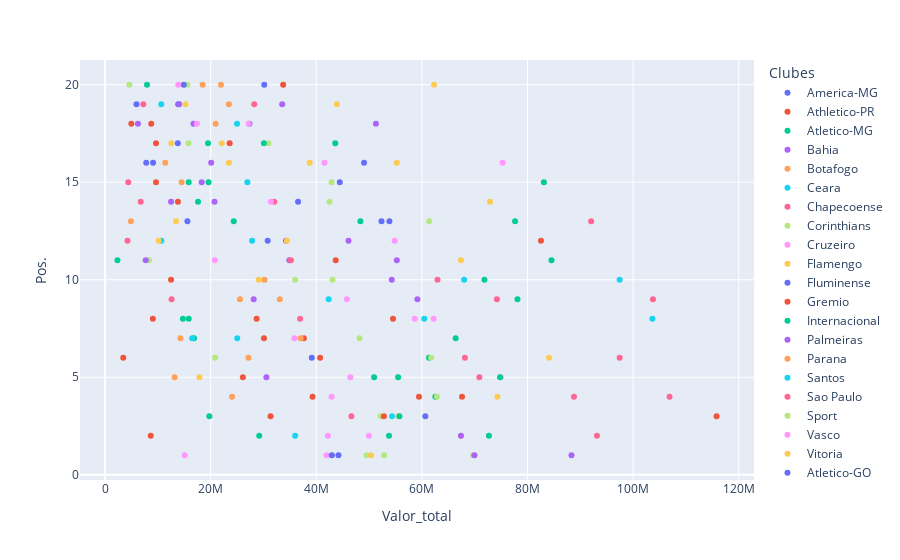

Here is the notebook cell this chart was saved with:
### Markdown cell above
### Relação entre valor do elenco e posição final

### Code cell
px.scatter(df, x='Valor_total', y='Pos.', color='Clubes' )

### Figure 1 — Plotly figure (JSON) as saved in the notebook; plotly's stock layout.template omitted (floating-point values rounded to 4 significant figures)
{"data": [{"hovertemplate": "Clubes=America-MG<br>Valor_total=%{x}<br>Pos.=%{y}<extra></extra>", "legendgroup": "America-MG", "marker": {"color": "#636efa", "symbol": "circle"}, "mode": "markers", "name": "America-MG", "orientation": "v", "showlegend": true, "type": "scatter", "x": [27350000, 30150000, 5950000], "xaxis": "x", "y": [18, 20, 19], "yaxis": "y"}, {"hovertemplate": "Clubes=Athletico-PR<br>Valor_total=%{x}<br>Pos.=%{y}<extra></extra>", "legendgroup": "Athletico-PR", "marker": {"color": "#EF553B", "symbol": "circle"}, "mode": "markers", "name": "Athletico-PR", "orientation": "v", "showlegend": true, "type": "scatter", "x": [37650000, 43680000, 40730000, 12500000, 9050000, 115800000, 23600000, 26100000, 13800000], "xaxis": "x", "y": [7, 11, 6, 10, 8, 3, 17, 5, 14], "yaxis": "y"}, {"hovertemplate": "Clubes=Atletico-MG<br>Valor_total=%{x}<br>Pos.=%{y}<extra></extra>", "legendgroup": "Atletico-MG", "marker": {"color": "#00cc96", "symbol": "circle"}, "mode": "markers", "name": "Atletico-MG", "orientation": "v", "showlegend": true, "type": "scatter", "x": [61350000, 78100000, 62550000, 53780000, 50950000, 15850000, 72700000, 83100000, 48350000, 16850000], "xaxis": "x", "y": [6, 9, 4, 2, 5, 8, 2, 15, 13, 7], "yaxis": "y"}, {"hovertemplate": "Clubes=Bahia<br>Valor_total=%{x}<br>Pos.=%{y}<extra></extra>", "legendgroup": "Bahia", "marker": {"color": "#ab63fa", "symbol": "circle"}, "mode": "markers", "name": "Bahia", "orientation": "v", "showlegend": true, "type": "scatter", "x": [34900000, 34250000, 16750000, 46100000, 18300000, 20730000], "xaxis": "x", "y": [11, 12, 18, 12, 15, 14], "yaxis": "y"}, {"hovertemplate": "Clubes=Botafogo<br>Valor_total=%{x}<br>Pos.=%{y}<extra></extra>", "legendgroup": "Botafogo", "marker": {"color": "#FFA15A", "symbol": "circle"}, "mode": "markers", "name": "Botafogo", "orientation": "v", "showlegend": true, "type": "scatter", "x": [25550000, 30200000, 13180000, 23450000, 24050000, 37050000, 33100000, 27150000, 14500000], "xaxis": "x", "y": [9, 10, 5, 19, 4, 7, 9, 6, 15], "yaxis": "y"}, {"hovertemplate": "Clubes=Ceara<br>Valor_total=%{x}<br>Pos.=%{y}<extra></extra>", "legendgroup": "Ceara", "marker": {"color": "#19d3f3", "symbol": "circle"}, "mode": "markers", "name": "Ceara", "orientation": "v", "showlegend": true, "type": "scatter", "x": [26950000, 25000000, 10650000], "xaxis": "x", "y": [15, 18, 12], "yaxis": "y"}, {"hovertemplate": "Clubes=Chapecoense<br>Valor_total=%{x}<br>Pos.=%{y}<extra></extra>", "legendgroup": "Chapecoense", "marker": {"color": "#FF6692", "symbol": "circle"}, "mode": "markers", "name": "Chapecoense", "orientation": "v", "showlegend": true, "type": "scatter", "x": [32030000, 36930000, 35200000, 6750000, 4400000], "xaxis": "x", "y": [14, 8, 11, 14, 15], "yaxis": "y"}, {"hovertemplate": "Clubes=Corinthians<br>Valor_total=%{x}<br>Pos.=%{y}<extra></extra>", "legendgroup": "Corinthians", "marker": {"color": "#B6E880", "symbol": "circle"}, "mode": "markers", "name": "Corinthians", "orientation": "v", "showlegend": true, "type": "scatter", "x": [61400000, 49500000, 48200000, 52850000, 62850000, 36000000, 61750000, 69700000, 52200000, 43080000], "xaxis": "x", "y": [13, 1, 7, 1, 4, 10, 6, 1, 3, 10], "yaxis": "y"}, {"hovertemplate": "Clubes=Cruzeiro<br>Valor_total=%{x}<br>Pos.=%{y}<extra></extra>", "legendgroup": "Cruzeiro", "marker": {"color": "#FF97FF", "symbol": "circle"}, "mode": "markers", "name": "Cruzeiro", "orientation": "v", "showlegend": true, "type": "scatter", "x": [62250000, 74930000, 54850000, 58650000, 41950000, 15100000, 45800000, 75280000, 42200000, 42900000], "xaxis": "x", "y": [8, 5, 12, 8, 1, 1, 9, 16, 2, 4], "yaxis": "y"}, {"hovertemplate": "Clubes=Flamengo<br>Valor_total=%{x}<br>Pos.=%{y}<extra></extra>", "legendgroup": "Flamengo", "marker": {"color": "#FECB52", "symbol": "circle"}, "mode": "markers", "name": "Flamengo", "orientation": "v", "showlegend": true, "type": "scatter", "x": [67380000, 84080000, 55550000, 34450000, 29100000, 55250000, 67400000, 74300000, 72900000, 50400000], "xaxis": "x", "y": [2, 6, 3, 12, 10, 16, 11, 4, 14, 1], "yaxis": "y"}, {"hovertemplate": "Clubes=Fluminense<br>Valor_total=%{x}<br>Pos.=%{y}<extra></extra>", "legendgroup": "Fluminense", "marker": {"color": "#636efa", "symbol": "circle"}, "mode": "markers", "name": "Fluminense", "orientation": "v", "showlegend": true, "type": "scatter", "x": [30800000, 36550000, 53850000, 52350000, 39150000, 44450000, 44200000, 60650000, 42950000, 49050000], "xaxis": "x", "y": [12, 14, 13, 13, 6, 15, 1, 3, 1, 16], "yaxis": "y"}, {"hovertemplate": "Clubes=Gremio<br>Valor_total=%{x}<br>Pos.=%{y}<extra></extra>", "legendgroup": "Gremio", "marker": {"color": "#EF553B", "symbol": "circle"}, "mode": "markers", "name": "Gremio", "orientation": "v", "showlegend": true, "type": "scatter", "x": [67600000, 59450000, 54530000, 31350000, 30100000, 8650000, 52800000, 82550000, 39300000, 28700000], "xaxis": "x", "y": [4, 4, 8, 3, 7, 2, 3, 12, 4, 8], "yaxis": "y"}, {"hovertemplate": "Clubes=Internacional<br>Valor_total=%{x}<br>Pos.=%{y}<extra></extra>", "legendgroup": "Internacional", "marker": {"color": "#00cc96", "symbol": "circle"}, "mode": "markers", "name": "Internacional", "orientation": "v", "showlegend": true, "type": "scatter", "x": [55750000, 43600000, 55500000, 19750000, 77650000, 71850000, 74800000, 66400000, 29200000], "xaxis": "x", "y": [3, 17, 5, 3, 13, 10, 5, 7, 2], "yaxis": "y"}, {"hovertemplate": "Clubes=Palmeiras<br>Valor_total=%{x}<br>Pos.=%{y}<extra></extra>", "legendgroup": "Palmeiras", "marker": {"color": "#ab63fa", "symbol": "circle"}, "mode": "markers", "name": "Palmeiras", "orientation": "v", "showlegend": true, "type": "scatter", "x": [88330000, 67400000, 69950000, 59150000, 20100000, 51300000, 55250000, 54300000, 30550000], "xaxis": "x", "y": [1, 2, 1, 9, 16, 18, 11, 10, 5], "yaxis": "y"}, {"hovertemplate": "Clubes=Parana<br>Valor_total=%{x}<br>Pos.=%{y}<extra></extra>", "legendgroup": "Parana", "marker": {"color": "#FFA15A", "symbol": "circle"}, "mode": "markers", "name": "Parana", "orientation": "v", "showlegend": true, "type": "scatter", "x": [18480000], "xaxis": "x", "y": [20], "yaxis": "y"}, {"hovertemplate": "Clubes=Santos<br>Valor_total=%{x}<br>Pos.=%{y}<extra></extra>", "legendgroup": "Santos", "marker": {"color": "#19d3f3", "symbol": "circle"}, "mode": "markers", "name": "Santos", "orientation": "v", "showlegend": true, "type": "scatter", "x": [68000000, 54350000, 36000000, 25030000, 42350000, 16500000, 103650000, 97450000, 60450000, 27850000], "xaxis": "x", "y": [10, 3, 2, 7, 9, 7, 8, 10, 8, 12], "yaxis": "y"}, {"hovertemplate": "Clubes=Sao Paulo<br>Valor_total=%{x}<br>Pos.=%{y}<extra></extra>", "legendgroup": "Sao Paulo", "marker": {"color": "#FF6692", "symbol": "circle"}, "mode": "markers", "name": "Sao Paulo", "orientation": "v", "showlegend": true, "type": "scatter", "x": [70880000, 92050000, 62950000, 88800000, 93150000, 103750000, 106900000, 97450000, 74200000, 46650000], "xaxis": "x", "y": [5, 13, 10, 4, 2, 9, 4, 6, 9, 3], "yaxis": "y"}, {"hovertemplate": "Clubes=Sport<br>Valor_total=%{x}<br>Pos.=%{y}<extra></extra>", "legendgroup": "Sport", "marker": {"color": "#B6E880", "symbol": "circle"}, "mode": "markers", "name": "Sport", "orientation": "v", "showlegend": true, "type": "scatter", "x": [30950000, 42900000, 42500000, 20850000, 8300000, 15800000, 15600000], "xaxis": "x", "y": [17, 15, 14, 6, 11, 17, 20], "yaxis": "y"}, {"hovertemplate": "Clubes=Vasco<br>Valor_total=%{x}<br>Pos.=%{y}<extra></extra>", "legendgroup": "Vasco", "marker": {"color": "#FF97FF", "symbol": "circle"}, "mode": "markers", "name": "Vasco", "orientation": "v", "showlegend": true, "type": "scatter", "x": [41580000, 35850000, 17400000, 27200000, 46450000, 49980000, 20800000], "xaxis": "x", "y": [16, 7, 18, 18, 5, 2, 11], "yaxis": "y"}, {"hovertemplate": "Clubes=Vitoria<br>Valor_total=%{x}<br>Pos.=%{y}<extra></extra>", "legendgroup": "Vitoria", "marker": {"color": "#FECB52", "symbol": "circle"}, "mode": "markers", "name": "Vitoria", "orientation": "v", "showlegend": true, "type": "scatter", "x": [43900000, 38750000, 23450000, 12550000, 17880000, 22100000, 13450000], "xaxis": "x", "y": [19, 16, 16, 17, 5, 17, 13], "yaxis": "y"}, {"hovertemplate": "Clubes=Atletico-GO<br>Valor_total=%{x}<br>Pos.=%{y}<extra></extra>", "legendgroup": "Atletico-GO", "marker": {"color": "#636efa", "symbol": "circle"}, "mode": "markers", "name": "Atletico-GO", "orientation": "v", "showlegend": true, "type": "scatter", "x": [14900000, 13850000, 15600000, 7800000], "xaxis": "x", "y": [20, 19, 13, 16], "yaxis": "y"}, {"hovertemplate": "Clubes=Avai<br>Valor_total=%{x}<br>Pos.=%{y}<extra></extra>", "legendgroup": "Avai", "marker": {"color": "#EF553B", "symbol": "circle"}, "mode": "markers", "name": "Avai", "orientation": "v", "showlegend": true, "type": "scatter", "x": [4980000, 9650000, 33730000, 9650000, 3450000], "xaxis": "x", "y": [18, 17, 20, 15, 6], "yaxis": "y"}, {"hovertemplate": "Clubes=Coritiba<br>Valor_total=%{x}<br>Pos.=%{y}<extra></extra>", "legendgroup": "Coritiba", "marker": {"color": "#00cc96", "symbol": "circle"}, "mode": "markers", "name": "Coritiba", "orientation": "v", "showlegend": true, "type": "scatter", "x": [30080000, 19600000, 15850000, 17600000, 84550000, 24380000, 14750000, 19500000], "xaxis": "x", "y": [17, 15, 15, 14, 11, 13, 8, 17], "yaxis": "y"}, {"hovertemplate": "Clubes=Ponte Preta<br>Valor_total=%{x}<br>Pos.=%{y}<extra></extra>", "legendgroup": "Ponte Preta", "marker": {"color": "#ab63fa", "symbol": "circle"}, "mode": "markers", "name": "Ponte Preta", "orientation": "v", "showlegend": true, "type": "scatter", "x": [33550000, 28150000, 7700000, 14050000, 12500000], "xaxis": "x", "y": [19, 9, 11, 19, 14], "yaxis": "y"}, {"hovertemplate": "Clubes=Figueirense<br>Valor_total=%{x}<br>Pos.=%{y}<extra></extra>", "legendgroup": "Figueirense", "marker": {"color": "#FFA15A", "symbol": "circle"}, "mode": "markers", "name": "Figueirense", "orientation": "v", "showlegend": true, "type": "scatter", "x": [20950000, 11400000, 4900000, 21950000, 14280000], "xaxis": "x", "y": [18, 16, 13, 20, 7], "yaxis": "y"}, {"hovertemplate": "Clubes=Santa Cruz<br>Valor_total=%{x}<br>Pos.=%{y}<extra></extra>", "legendgroup": "Santa Cruz", "marker": {"color": "#19d3f3", "symbol": "circle"}, "mode": "markers", "name": "Santa Cruz", "orientation": "v", "showlegend": true, "type": "scatter", "x": [10650000], "xaxis": "x", "y": [19], "yaxis": "y"}, {"hovertemplate": "Clubes=Goias<br>Valor_total=%{x}<br>Pos.=%{y}<extra></extra>", "legendgroup": "Goias", "marker": {"color": "#FF6692", "symbol": "circle"}, "mode": "markers", "name": "Goias", "orientation": "v", "showlegend": true, "type": "scatter", "x": [7250000, 4250000, 68150000, 28250000, 12600000], "xaxis": "x", "y": [19, 12, 6, 19, 9], "yaxis": "y"}, {"hovertemplate": "Clubes=Joinville<br>Valor_total=%{x}<br>Pos.=%{y}<extra></extra>", "legendgroup": "Joinville", "marker": {"color": "#B6E880", "symbol": "circle"}, "mode": "markers", "name": "Joinville", "orientation": "v", "showlegend": true, "type": "scatter", "x": [4600000], "xaxis": "x", "y": [20], "yaxis": "y"}, {"hovertemplate": "Clubes=Criciuma<br>Valor_total=%{x}<br>Pos.=%{y}<extra></extra>", "legendgroup": "Criciuma", "marker": {"color": "#FF97FF", "symbol": "circle"}, "mode": "markers", "name": "Criciuma", "orientation": "v", "showlegend": true, "type": "scatter", "x": [13850000, 31400000], "xaxis": "x", "y": [20, 14], "yaxis": "y"}, {"hovertemplate": "Clubes=Nautico<br>Valor_total=%{x}<br>Pos.=%{y}<extra></extra>", "legendgroup": "Nautico", "marker": {"color": "#FECB52", "symbol": "circle"}, "mode": "markers", "name": "Nautico", "orientation": "v", "showlegend": true, "type": "scatter", "x": [62300000, 10150000, 15250000], "xaxis": "x", "y": [20, 12, 19], "yaxis": "y"}, {"hovertemplate": "Clubes=Portuguesa<br>Valor_total=%{x}<br>Pos.=%{y}<extra></extra>", "legendgroup": "Portuguesa", "marker": {"color": "#636efa", "symbol": "circle"}, "mode": "markers", "name": "Portuguesa", "orientation": "v", "showlegend": true, "type": "scatter", "x": [13780000, 9100000], "xaxis": "x", "y": [17, 16], "yaxis": "y"}, {"hovertemplate": "Clubes=Guarani<br>Valor_total=%{x}<br>Pos.=%{y}<extra></extra>", "legendgroup": "Guarani", "marker": {"color": "#EF553B", "symbol": "circle"}, "mode": "markers", "name": "Guarani", "orientation": "v", "showlegend": true, "type": "scatter", "x": [8750000], "xaxis": "x", "y": [18], "yaxis": "y"}, {"hovertemplate": "Clubes=Prudente<br>Valor_total=%{x}<br>Pos.=%{y}<extra></extra>", "legendgroup": "Prudente", "marker": {"color": "#00cc96", "symbol": "circle"}, "mode": "markers", "name": "Prudente", "orientation": "v", "showlegend": true, "type": "scatter", "x": [7950000, 2350000], "xaxis": "x", "y": [20, 11], "yaxis": "y"}, {"hovertemplate": "Clubes=Santo Andre<br>Valor_total=%{x}<br>Pos.=%{y}<extra></extra>", "legendgroup": "Santo Andre", "marker": {"color": "#ab63fa", "symbol": "circle"}, "mode": "markers", "name": "Santo Andre", "orientation": "v", "showlegend": true, "type": "scatter", "x": [6230000], "xaxis": "x", "y": [18], "yaxis": "y"}], "layout": {"legend": {"title": {"text": "Clubes"}, "tracegroupgap": 0}, "margin": {"t": 60}, "xaxis": {"anchor": "y", "domain": [0, 1], "title": {"text": "Valor_total"}}, "yaxis": {"anchor": "x", "domain": [0, 1], "title": {"text": "Pos."}}}}
